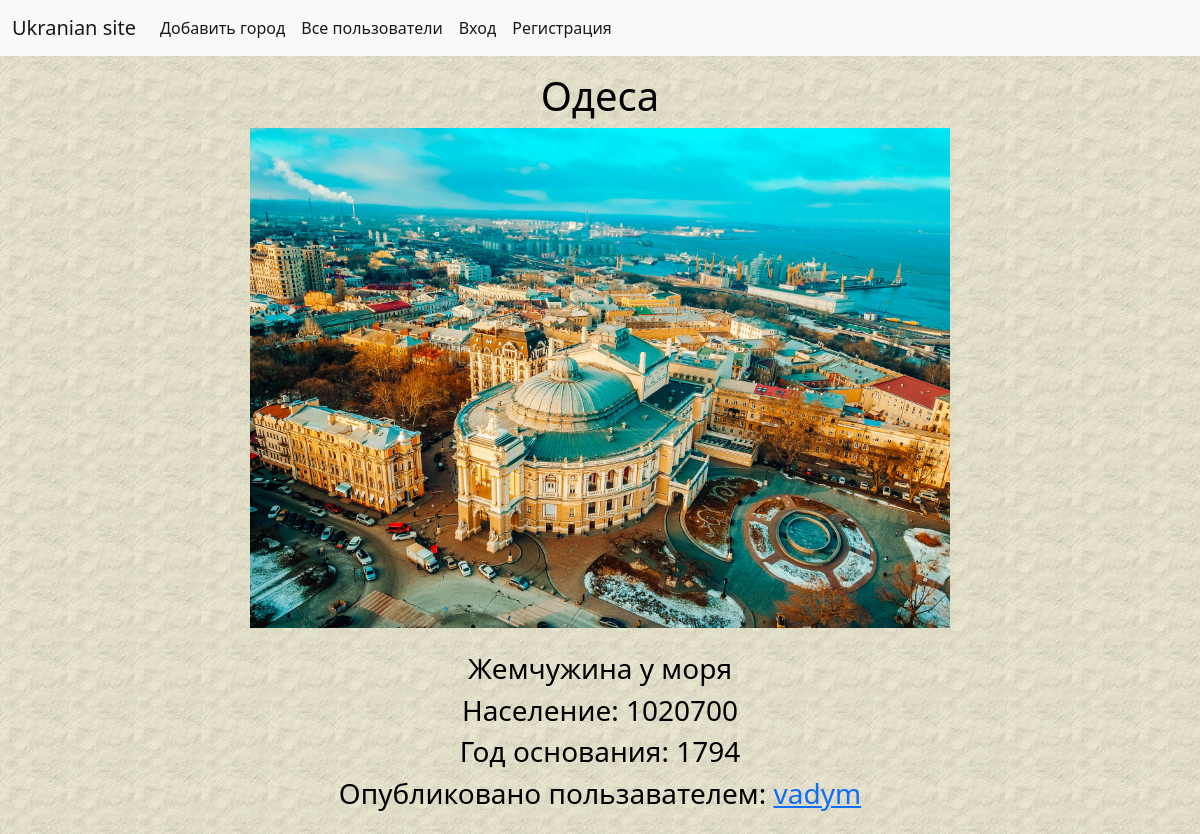
The page /city/Одеса on the database its author committed.
### tables this page shows
CREATE TABLE cities (
    id INTEGER PRIMARY KEY AUTOINCREMENT, 
    name_ VARCHAR(50), 
    population_ INTEGER, 
    description_ TEXT, 
    year_of_foundation DATE, 
    image_ VARCHAR(255),
    posted_by VARCHAR(50)
);

### main.py (the view)
@app.route('/city/<city_name>')
def city(city_name):
    city = curs.execute('SELECT * FROM cities WHERE name_ = ?',(city_name,)).fetchone()
    if city is None:
        abort(404)
    images = []
    path = (f'static/images/cities/{city_name}')
    for name in os.listdir(path):
        images.append(f'../static/images/cities/{city_name}/{name}')
    return render_template('city.html',city=city,username=username,images=images,avatar=get_curr_avatar())

### main.py (called while the page is built)
def get_curr_avatar():
    if not username:
        return None
    return curs.execute('SELECT avatar FROM users WHERE username_ = ?',[username]).fetchone()['avatar']

### templates/city.html
{% extends 'base.html' %}
        {% block main %}
        <h1>{{ city['name_']  }}</h1>
        {%  for image in images  %}
        <img src="{{image}}"width="700", height="500px" ><br>
        {%  endfor  %}
        <h3>{{city['description_']}}</h3>
        <h3>Население: {{city['population_']}}</h3>
        <h3>Год основания: {{city['year_of_foundation']}}</h3>
        <h3>Опубликовано пользавателем: <a href="{{url_for('user',user_name=city['posted_by'])}}">{{city['posted_by']}}</a></h3>
        {% endblock %}

### static/css/style.css (style rules this page uses)
body { background: url('../images/background.jpg') fixed; height: 100%; }
html, body { height: 100%; }
h1 { color: black; text-align: center; }
* { box-sizing: border-box; }
h3 { color: black; text-align: center; }
img { display: block; margin-left: auto; margin-right: auto; background-color: white; }

### rows shown on the page
cities: name_ "Одеса", description_ "Жемчужина у моря", population_ "1020700", year_of_foundation "1794", posted_by "vadym"
